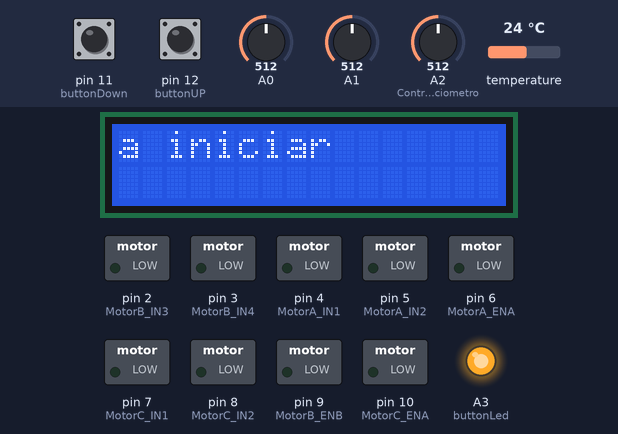
Simulated run of this sketch. Board: Arduino Uno, built with avr-gcc and run on an emulated ATmega328P. On the bench: 16×2 character LCD, switched loads named in the sketch (green lamp = pin HIGH), output pins drawn as LEDs (lit = HIGH). Dashed ring = blinking. The test bench sets the inputs (shaded band); at power-on: A0 = 512, A1 = 512, pin 11 (buttonDown) LOW, pin 12 (buttonUP) LOW, A2 (ControloMotorCentralPotenciometro) = 512, temperature 24 °C. What the sketch prints to the serial monitor is not drawn.

Above: at 2.9 s.
At 4.2 s:
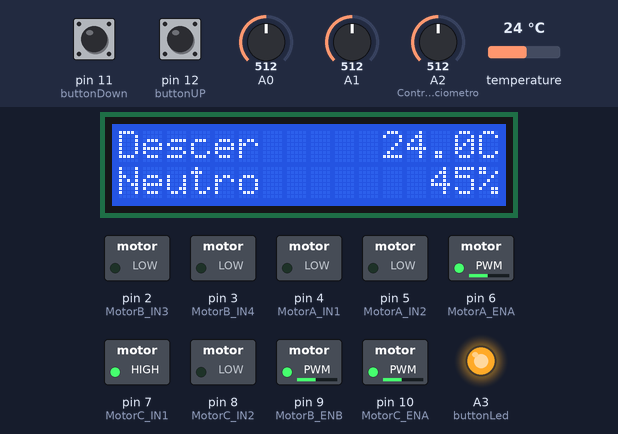
4.3 s: A0 set to 476
5.8 s: A0 set to 452
At 7.4 s:
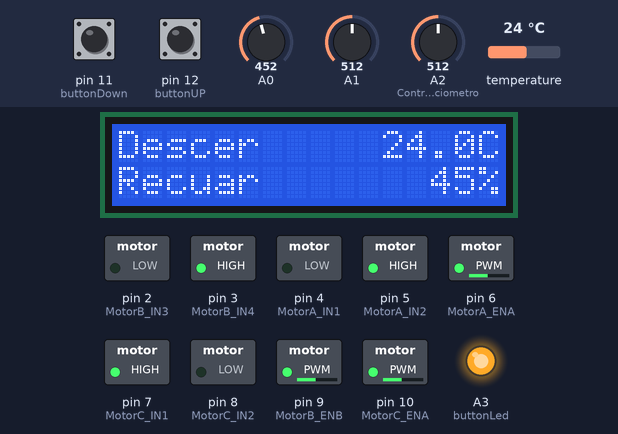
7.8 s: A1 set to 551
9.3 s: A1 set to 572
At 10.3 s:
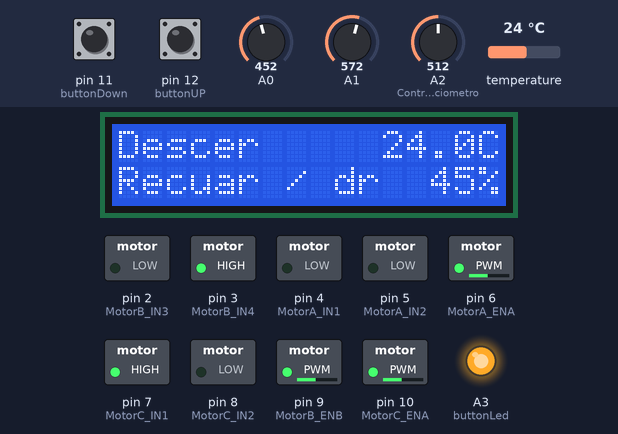
11.3 s: pin 11 (buttonDown) pulled HIGH for 0.55 s
At 12.3 s:
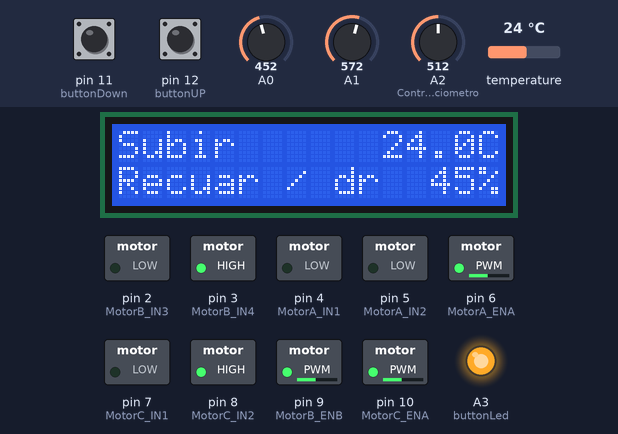
14.0 s: A0 set to 499
15.5 s: A0 set to 531
At 16.7 s:
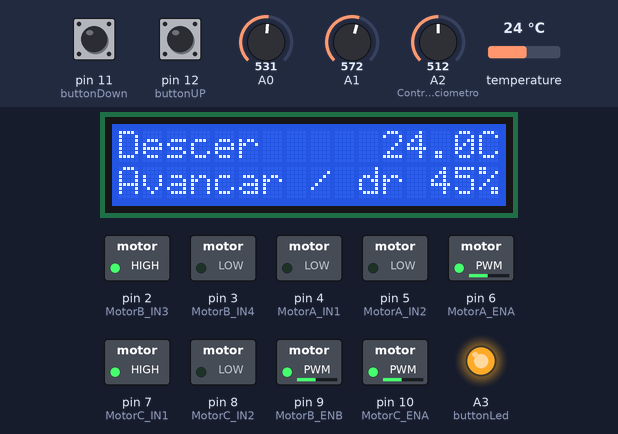
Timing chart, 0 to 18.5 s (numbered marks = the images above; inputs shaded):
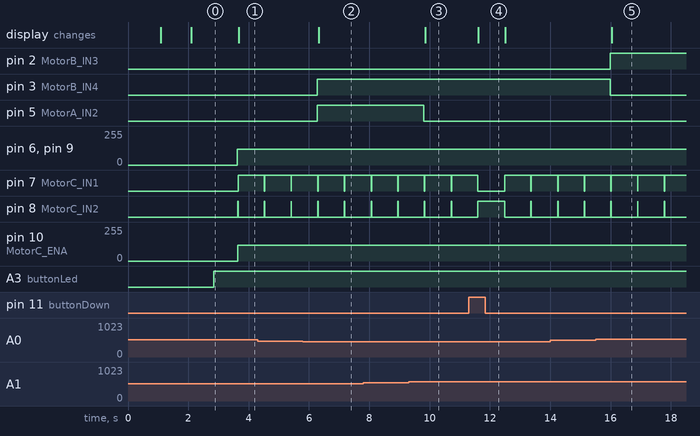

The sketch:

Completo.ino
```cpp
#include "Wire.h"
#include <LiquidCrystal_I2C.h>
#include <OneWire.h>
#include <DallasTemperature.h>


// Define um display 2 linhas por 12 coluna
LiquidCrystal_I2C lcd(0x27, 16, 2);

//para o sensor de temperatura
#define temperatura_pin 13
OneWire oneWire(temperatura_pin);
DallasTemperature sensors(&oneWire);
float Celcius=0;


//Contantes
//Motores
// Motor A -> Lado direito
int MotorA_IN1 = 4;
int MotorA_IN2 = 5;
// Motor B -> Lado esquerdo
int MotorB_IN3 = 2;
int MotorB_IN4 = 3;

//Subida e Descida
int MotorC_IN1 = 7;
int MotorC_IN2 = 8;

//Velocidade
int MotorA_ENA = 6;// PIN PWM (~)
int MotorB_ENB = 9;
int MotorC_ENA = 10;
int velocidade =0;

//botões
int buttonUP = 12;
int buttonDown = 11;

//led botões
int buttonLed= A3;

void setup()
{
  // serial para a consola (testes)
  Serial.begin(38400);
   delay(1000);

  // inicia o LCD
  lcd.begin();
  // Liga a luz
  lcd.backlight();

  //Temperatura
  sensors.begin();
  delay(1000);

  //Mensagem de inicio
  lcd.print("a iniciar");

  // Inicia o I2C
  Wire.begin();

  //Motores
  pinMode(MotorA_IN1, OUTPUT); //Motor A
  pinMode(MotorA_IN2, OUTPUT); //Motor A
  pinMode(MotorB_IN3, OUTPUT); //Motor B
  pinMode(MotorB_IN4, OUTPUT); //Motor B
  pinMode(MotorC_IN1, OUTPUT); //Motor Subida / Descida
  pinMode(MotorC_IN2, OUTPUT); //Motor Subida / Descida
  pinMode(MotorA_ENA, OUTPUT); //Velocidade do motor
  pinMode(MotorB_ENB, OUTPUT); //Velocidade do motor
  pinMode(MotorC_ENA, OUTPUT); //Velocidade do motor

  //Botão
  pinMode(buttonUP, INPUT);
  pinMode(buttonDown, INPUT);
  pinMode(buttonLed, OUTPUT);

  sensors.requestTemperatures();


}

void loop()
{
  //Liga o led dos botões
  digitalWrite(buttonLed,HIGH);

  Temperatura();

  //Chama a função dos motores traseiros
  ControloMotoresTraseirosPotenciometro(analogRead(A1),  analogRead(A0));

  //Chama a função do motor central
  ControloMotorCentralPotenciometro(digitalRead(buttonUP),digitalRead(buttonDown));

  //Delay para obter dados
  delay(50);
}


void ControloMotorCentralPotenciometro (int estadoSubida, int estadoDescida)
{
  //Le o potenciometro
  velocidade = analogRead(A2);
  //Converte para as unidades do motor (0-255)
  velocidade = velocidade*0.23;
  analogWrite(MotorC_ENA,velocidade);// injeta a velocidade no motor

  //Converte para as unidades do motor (0-255)
  velocidade = velocidade*0.23;
    if (estadoSubida == LOW) {  //botão clicado
      digitalWrite(MotorC_IN1, LOW);
      digitalWrite(MotorC_IN2, HIGH);

      lcd.setCursor(0,0); //Posiciona para escrever
      lcd.print("          "); //escreve
      lcd.setCursor(0,0); //Posiciona para escrever
      lcd.print("Subir"); //escreve

      }
     if (estadoDescida == LOW) {  //botão clicado
      digitalWrite(MotorC_IN1, HIGH);
      digitalWrite(MotorC_IN2, LOW);

      lcd.setCursor(0,0); //Posiciona para escrever
      lcd.print("          "); //escreve
      lcd.setCursor(0,0); //Posiciona para escrever
      lcd.print("Descer"); //escreve
      }

   if  (estadoSubida != LOW && estadoDescida != LOW){ //nenhum clicado, motor desligado
      digitalWrite(MotorC_IN1, LOW);
      digitalWrite(MotorC_IN2, LOW);
      lcd.setCursor(0,0); //Posiciona para escrever
      lcd.print("          "); //escreve
      lcd.setCursor(0,0); //Posiciona para escrever
      lcd.print("Neutro"); //escreve

  }

}


void ControloMotoresTraseirosPotenciometro(int eixoX, int eixoY)
{
  lcd.setCursor(12,1); //Posiciona para escrever
  lcd.print("    "); //limpa
  //Le o potenciometro
  velocidade = analogRead(A2);
  //Converte para as unidades do motor (0-255)
  velocidade = velocidade*0.23;
  analogWrite(MotorA_ENA,velocidade);// injecta a velocidade no motor
  analogWrite(MotorB_ENB,velocidade);

  int VelocidadePerc = map(velocidade, 0, 255, 0, 100); //Velocidade em percentagem
  if(VelocidadePerc>85){
    VelocidadePerc=100;
  }
  //Apenas cosmetico
  if(VelocidadePerc == 100){
      lcd.setCursor(12,1); //Posiciona para escrever
  }
  else if (VelocidadePerc > 10){
    lcd.setCursor(13,1); //Posiciona para escrever
  }
  else if (VelocidadePerc < 10){
    lcd.setCursor(14,1); //Posiciona para escrever
  }
  lcd.print(VelocidadePerc); //Imprima velocidade percentagem
  lcd.setCursor(15,1); //Posiciona para escrever
  lcd.print("%"); //Imprima velocidade percentagem

  if ((eixoX > 460 && eixoX < 564) && (eixoY > 460 && eixoY < 564)) // neutro
  {
    digitalWrite(MotorA_IN1, LOW);
    digitalWrite(MotorA_IN2, LOW);
    digitalWrite(MotorB_IN3, LOW);
    digitalWrite(MotorB_IN4, LOW);

    lcd.setCursor(0,1); //Posiciona para escrever
    lcd.print("            "); //escreve
    lcd.setCursor(0,1); //Posiciona para escrever
    lcd.print("Neutro"); //escreve

  }
  else
  {
    //Trás
    if (eixoY < 460 && (eixoX > 460 && eixoX < 564))
    {
      //Activa os motores
      digitalWrite(MotorA_IN1, LOW);
      digitalWrite(MotorA_IN2, HIGH);
      digitalWrite(MotorB_IN3, LOW);
      digitalWrite(MotorB_IN4, HIGH);

      lcd.setCursor(0,1); //Posiciona para escrever
      lcd.print("          "); //escreve
      lcd.setCursor(0,1); //Posiciona para escrever
      lcd.print("Recuar     "); //escreve


    }
    //Frente
    else if (eixoY > 564 && (eixoX > 400 && eixoX < 600))
    {
      digitalWrite(MotorA_IN1, HIGH);
      digitalWrite(MotorA_IN2, LOW);
      digitalWrite(MotorB_IN3, HIGH);
      digitalWrite(MotorB_IN4, LOW);
      lcd.setCursor(0,1); //Posiciona para escrever
      lcd.print("          "); //escreve
      lcd.setCursor(0,1); //Posiciona para escrever
      lcd.print("Avancar     "); //escreve
    }

    //Esquerda Frente
    else if (eixoX < 400 && eixoY > 512)
    {
      digitalWrite(MotorA_IN1, HIGH);
      digitalWrite(MotorA_IN2, LOW);
      digitalWrite(MotorB_IN3, LOW);
      digitalWrite(MotorB_IN4, LOW);
      lcd.setCursor(0,1); //Posiciona para escrever
      lcd.print("          "); //escreve
      lcd.setCursor(0,1); //Posiciona para escrever
      lcd.print("Avancar / es"); //escreve
    }

    //Direita Frente
    else if (eixoX > 564 && eixoY > 512)
    {
      digitalWrite(MotorA_IN1, LOW);
      digitalWrite(MotorA_IN2, LOW);
      digitalWrite(MotorB_IN3, HIGH);
      digitalWrite(MotorB_IN4, LOW);
      lcd.setCursor(0,1); //Posiciona para escrever
      lcd.print("      "); //escreve
      lcd.setCursor(0,1); //Posiciona para escrever
      lcd.print("Avancar / dr"); //escreve
    }

    //Esquerda Trás
    else if (eixoX < 400 && eixoY < 512)
    {
      digitalWrite(MotorA_IN1, LOW);
      digitalWrite(MotorA_IN2, HIGH);
      digitalWrite(MotorB_IN3, LOW);
      digitalWrite(MotorB_IN4, LOW);
      lcd.setCursor(0,1); //Posiciona para escrever
      lcd.print("          "); //escreve
      lcd.setCursor(0,1); //Posiciona para escrever
      lcd.print("Recuar / es "); //escreve
    }

    //Direita Trás
    else if (eixoX > 564 && eixoY < 512)
    {
      digitalWrite(MotorA_IN1, LOW);
      digitalWrite(MotorA_IN2, LOW);
      digitalWrite(MotorB_IN3, LOW);
      digitalWrite(MotorB_IN4, HIGH);
      lcd.setCursor(0,1); //Posiciona para escrever
      lcd.print("          "); //escreve
      lcd.setCursor(0,1); //Posiciona para escrever
      lcd.print("Recuar / dr "); //escreve
    }

  }


}

void Temperatura()
{
  sensors.requestTemperatures();
  Celcius=sensors.getTempCByIndex(0);
  if(Celcius != -127) //pode aparecer -127 quando os motores estão a trabalhar a alta velocidade
  {
  lcd.setCursor(11,0); //Posiciona para escrever
  Serial.println(Celcius);
  lcd.print(Celcius);
  lcd.setCursor(15,0);
  lcd.print("C");
  }

}
```

Measured:
- the behaviour switches between 460 and 459 on A0 (found by bisection; images 1 and 2)
- the behaviour switches between 564 and 565 on A1 (found by bisection; images 2 and 3)
- the behaviour switches between 512 and 513 on A0 (found by bisection; images 4 and 5)
- after the input at 5.8 s, pin 3 (MotorB_IN4), pin 5 (MotorA_IN2): LOW → HIGH after 0.47 s; the display: changes after 0.52 s (image 2)
- after the input at 9.3 s, pin 5 (MotorA_IN2): HIGH → LOW after 0.51 s; the display: changes after 0.56 s (image 3)
- after the input at 11.3 s, the display: changes after 0.32 s (image 4)
- after the input at 15.5 s, pin 2 (MotorB_IN3): LOW → HIGH after 0.49 s; pin 3 (MotorB_IN4): HIGH → LOW after 0.49 s; the display: changes after 0.54 s (image 5)
- by itself, pin 7 (MotorC_IN1): alternates HIGH for 0.87 s and LOW for 0.02 s
